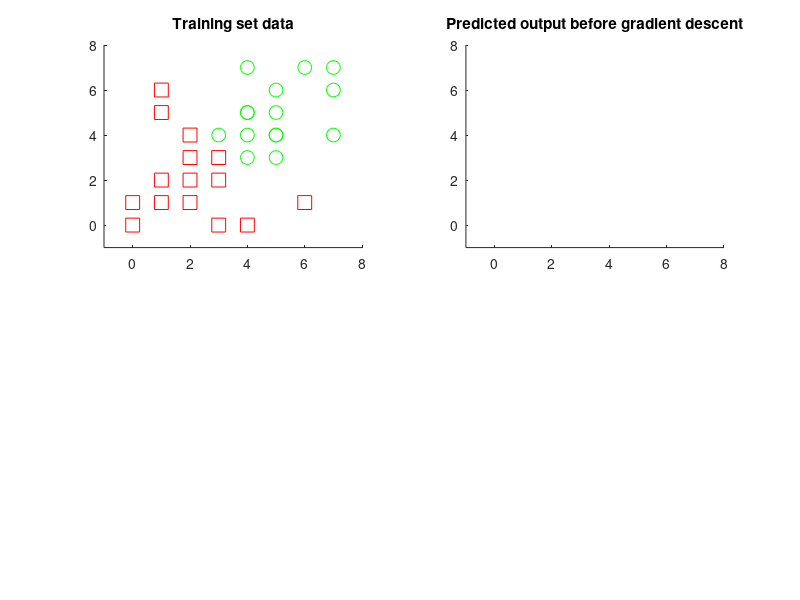

Source code (MATLAB): (Note: this script raises an error after producing the figure.)
%--------------------------------------------------------%
% Test error:
%
% We're going to look at how many training examples a 
% hypothesis correctly predicts. This is also a function, 
% taking lambda as a variable, so we can see how changing
% lambda changes the data.
%--------------------------------------------------------%

function testError(lambda)
% We have some positive examples and negative examples.
% The negative examples are illustrated on the graph as red squares.
% The positive examples are green circles.

%Set lambda (the regularisation term) if it isn't already
if ~exist('lambda','var')
    lambda = 1;
end
    
% Close any open graphs
close all;

negative_examples = [1,1;1,2;2,1;2,2;3,3;2,3;3,2;1,5;1,6;2,4;0,1;0,0;6,1;4,0;3,0];
positive_examples = [4,4;4,3;3,4;4,5;5,4;5,5;5,6;5,3;4,5;5,4;7,6;7,7;6,7;7,4;4,7];
y_all = [zeros(length(negative_examples),1);ones(length(positive_examples),1)];
m_all = length(y_all);
X_all = [negative_examples;positive_examples];

% Display data
% axis_of_plot sets the axis of the graph so it is one larger than our smallest and largest
% values, to make it easier to see the shapes on the graph.
axis_of_plot = [min(X_all(:,1))-1;max(X_all(:,1))+1;min(X_all(:,2))-1;max(X_all(:,2))+1];
subplot(2,2,1), axis(axis_of_plot), hold on, title('Training set data');
subplot(2,2,2), axis(axis_of_plot), hold on, title('Predicted output before gradient descent');

subplot(2,2,1), plot(positive_examples(:,1),positive_examples(:,2),'o','markersize',10,'color','g'), hold on;
subplot(2,2,1), plot(negative_examples(:,1),negative_examples(:,2),'s','markersize',10,'color','r');
disp('Classification example: actual output (green = positive, red = negative).');
disp('Press enter to randomly initialise theta and work out the cost and error.');
pause;

% Add a bias value of 1 to the X values
X_all = [(ones(m_all,1)),X_all];
% Set a threshold. If h(x) > threshold, predict 1.
% If h(x) <= threshold, predict 0.
threshold = 0.5;

% Now we're going to randomly shuffle the data, which will help when we
% take a sample for training, and a sample for the test set.
% randperm gives us a matrix with 1 row, m_all columns with numbers 1-m_all
% in a random order.
index_reshuffle = randperm(m_all);
% We then get the rows from X_all, in the reshuffled order
X_all = X_all(index_reshuffle,:);
% and do the same to y_all so that the input and output values are in
% matching orders.
y_all = y_all(index_reshuffle,:); 

% We're going to take the first 70% of each to be the training set, 
% and the last 30% to be the test set.
m_test = round(0.3*m_all);
m_train = m_all - m_test;
X_train = X_all(1:m_train,:);
y_train = y_all(1:m_train,:);
X_test = X_all(m_train+1:m_all,:);
y_test = y_all(m_train+1:m_all,:);

% Intialise theta to some values
theta = [rand;rand;rand];
disp('Theta is: ');
disp(theta);

% Before we run gradient descent, let's work out the error.
J_train = computeLogCost(X_train, y_train, theta, 1);
J_test = computeLogCost(X_test, y_test, theta, 1);
test_error = computeLogError(X_test, y_test, theta, threshold);
disp('Before running gradient descent, J_train is: ');
disp(J_train);
disp('and J_test is: ');
disp(J_test);
disp('and error on the test data is: ');
disp(test_error);
disp('Press enter to visualise the data.');
pause;

% We might have all positive or all negative at this point.
[pos_before_gd, neg_before_gd] = predictLogData(X_all, theta, threshold);
if ~isempty(pos_before_gd)
    subplot(2,2,2), plot(pos_before_gd(:,1),pos_before_gd(:,2),'o','markersize',10,'color','g'), hold on;
end
if ~isempty(neg_before_gd)
    subplot(2,2,2), plot(neg_before_gd(:,1),neg_before_gd(:,2),'s','markersize',10,'color','r'), hold on;
end

disp('Press enter to continue.');
pause;

% Now run gradient descent, but not across all the data, just the 70%
% training data. We can then test it on the test set.
iterations = 1000;
learning_rate = 0.1;
[theta, theta_history, J_history] = gradientDescentLog(X_train, y_train, theta, learning_rate, iterations, lambda);
J_train = computeLogCost(X_train, y_train, theta, 1);
J_test = computeLogCost(X_test, y_test, theta, 1);
disp('After running gradient descent on the training set for iterations: ');
disp(iterations);
disp('Learning rate: ');
disp(learning_rate);
disp('And lambda [regularisation term]: ');
disp(lambda);

disp('J_train is: ');
disp(J_train);
disp('and J_test is: ');
disp(J_test);

% What proportion of answers are correct or incorrect?
test_error = computeLogError(X_test, y_test, theta, threshold);
disp('The error on the test data is: ');
disp(test_error);
total_error = computeLogError(X_all, y_all, theta, threshold);
disp('Error percentage: ');
disp(total_error*100);

% Display the predicted results, after gradient descent
[pos_after_gd, neg_after_gd] = predictLogData(X_all, theta, threshold);

subplot(2,2,3), axis(axis_of_plot), hold on, title('Predicted output after gradient descent');
if ~isempty(pos_after_gd)
    subplot(2,2,3), plot(pos_after_gd(:,1),pos_after_gd(:,2),'o','markersize',10,'color','g'), hold on;
end
if ~isempty(neg_after_gd)
    subplot(2,2,3), plot(neg_after_gd(:,1),neg_after_gd(:,2),'s','markersize',10,'color','r'), hold on;
end

disp('Press enter to see the Cost Function changing over time.');
pause;

figure(2), plot(J_history); xlabel('Iterations'); ylabel('Cost'); title('Cost Function history')

end